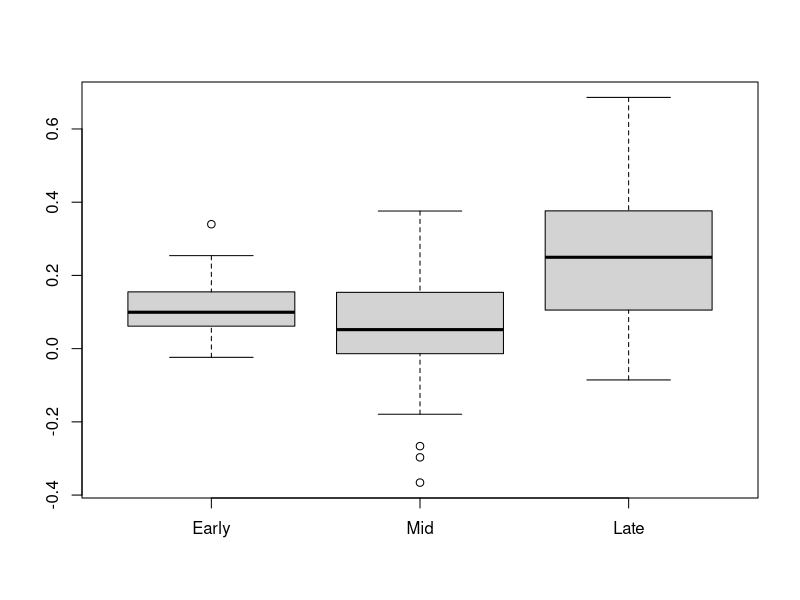
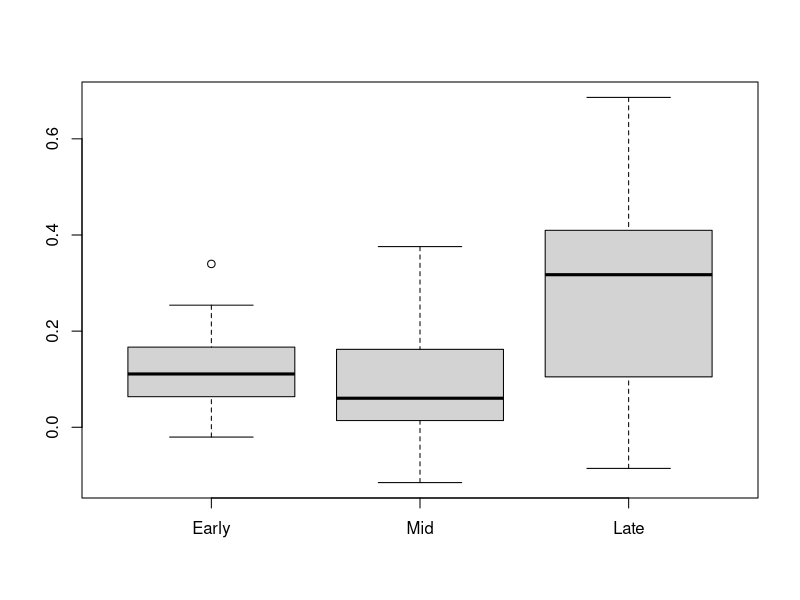
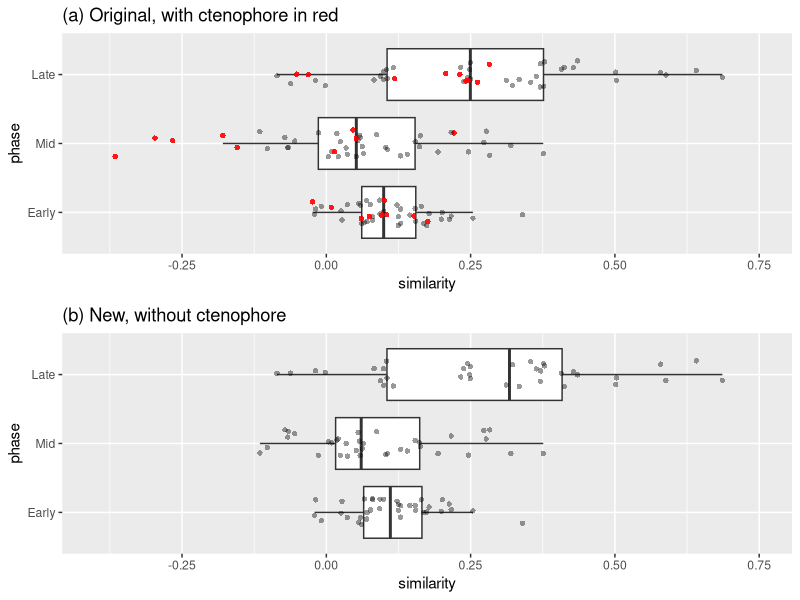
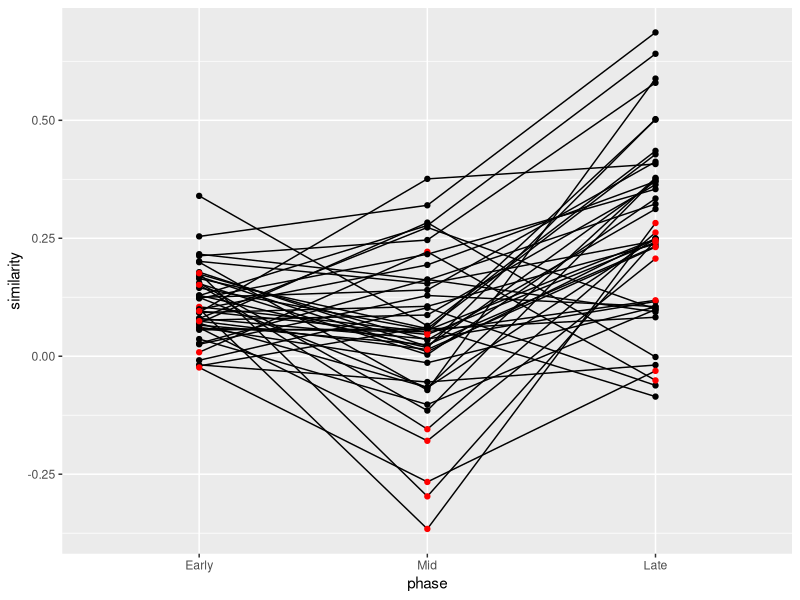
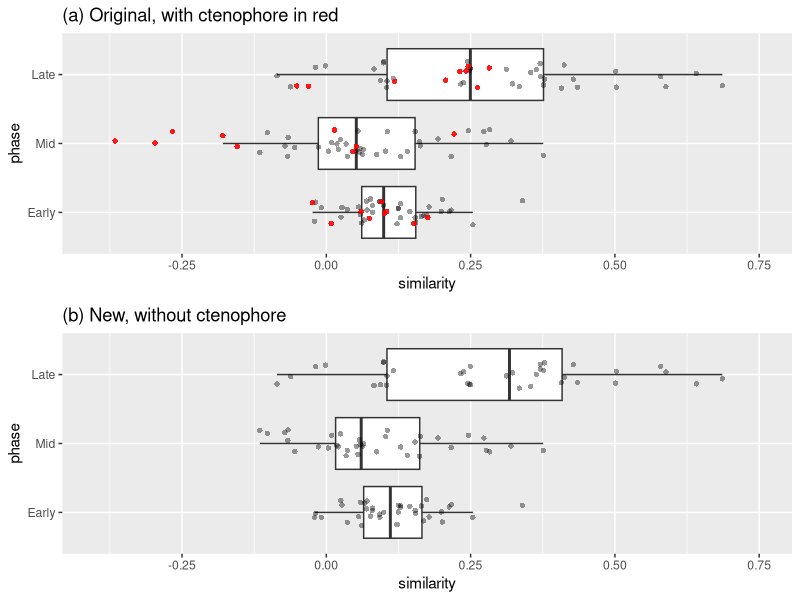

Reproduce these figures in R, in order.
## ---- chunk 1

## ---- chunk 2
D = read.table("data_processed/Figure_4d_data.txt", header=T)

# Replace taxon indeces with taxon names

taxa = c("Porifera", "Nematodes", "Arthropods", "Platyhelminthes", "Tardigrades", "Cnidaria", "Annelides", "Echinodermata", "Chordata", "Ctenophores") # from Figure 4d data.xlsx
D$Species_A = as.factor( sapply(D$Species_A, function(x) taxa[x]) )
D$Species_B = as.factor( sapply(D$Species_B, function(x) taxa[x]) )


boxplot(as.matrix(D[,3:5]))
## ---- chunk 3

# hist(D$Early - D$Mid)
w_early = wilcox.test(D$Early, D$Mid, alternative="greater", paired=T)$p.value

# hist(D$Late - D$Mid)
w_late = wilcox.test(D$Late, D$Mid, alternative="greater", paired=T)$p.value
## ---- chunk 4
D[order(D[,4]),]



## ---- chunk 5
D_no_ct = D[ ((D$Species_A != "Ctenophores") &   (D$Species_B != "Ctenophores")), ]
boxplot(as.matrix(D_no_ct[,3:5]))
wilcox.test(D_no_ct$Early, D_no_ct$Mid, alternative="greater", paired=T)
wilcox.test(D_no_ct$Late, D_no_ct$Mid, alternative="greater", paired=T)

## ---- chunk 6

# Multiple plot function
#
# ggplot objects can be passed in ..., or to plotlist (as a list of ggplot objects)
# - cols:   Number of columns in layout
# - layout: A matrix specifying the layout. If present, 'cols' is ignored.
#
# If the layout is something like matrix(c(1,2,3,3), nrow=2, byrow=TRUE),
# then plot 1 will go in the upper left, 2 will go in the upper right, and
# 3 will go all the way across the bottom.
#
multiplot <- function(..., plotlist=NULL, file, cols=1, layout=NULL) {
  library(grid)

  # Make a list from the ... arguments and plotlist
  plots <- c(list(...), plotlist)

  numPlots = length(plots)

  # If layout is NULL, then use 'cols' to determine layout
  if (is.null(layout)) {
    # Make the panel
    # ncol: Number of columns of plots
    # nrow: Number of rows needed, calculated from # of cols
    layout <- matrix(seq(1, cols * ceiling(numPlots/cols)),
                    ncol = cols, nrow = ceiling(numPlots/cols))
  }

 if (numPlots==1) {
    print(plots[[1]])

  } else {
    # Set up the page
    grid.newpage()
    pushViewport(viewport(layout = grid.layout(nrow(layout), ncol(layout))))

    # Make each plot, in the correct location
    for (i in 1:numPlots) {
      # Get the i,j matrix positions of the regions that contain this subplot
      matchidx <- as.data.frame(which(layout == i, arr.ind = TRUE))

      print(plots[[i]], vp = viewport(layout.pos.row = matchidx$row,
                                      layout.pos.col = matchidx$col))
    }
  }
}

## ---- chunk 7

library(ggplot2)
library(reshape2)
library(grid)

limits=c(-0.4, 0.75)

Dm = melt(D, id=c("Species_A", "Species_B"), variable.name = "phase", value.name = "similarity")
Dm_no_ct = melt(D_no_ct, id=c("Species_A", "Species_B"), variable.name = "phase", value.name = "similarity")

has_cteno = (Dm$Species_A == "Ctenophores") | (Dm$Species_B == "Ctenophores")
alpha = rep(0.4, length(has_cteno))
alpha[has_cteno] = 0.9
color = rep("black", length(has_cteno))
color[has_cteno] = "red"

pa = ggplot(Dm, aes(phase, similarity)) +
    geom_boxplot(outlier.shape=NA)+ # Outliers are drawn in bellow with jitter, so supress them here so they aren't duplicated
    scale_y_continuous(limits=limits) +
    geom_jitter(shape=16, position=position_jitter(0.2), alpha=alpha, color=color)

pa = pa + coord_flip() + ggtitle("(a) Original, with ctenophore in red")


pb = ggplot(Dm_no_ct, aes(phase, similarity)) +
    geom_boxplot(outlier.shape=NA)+ # Outliers are drawn in bellow with jitter, so supress them here so they aren't duplicated
    scale_y_continuous(limits=limits) +
    geom_jitter(shape=16, position=position_jitter(0.2), alpha=0.4)

pb = pb + coord_flip() + ggtitle("(b) New, without ctenophore")

#pa
#ggplotly()

multiplot(pa, pb, cols=1)

pdf("Figure_levin_raw.pdf", width=4, height=4)
multiplot(pa, pb, cols=1)
dev.off()

# Plots without points
pa = ggplot(Dm, aes(phase, similarity)) + geom_boxplot()  + ggtitle("(a) Original, with ctenophore") + scale_y_continuous(limits=limits) + coord_flip()
pb = ggplot(Dm_no_ct, aes(phase, similarity)) + geom_boxplot() + ggtitle("(b) New, without ctenophore") +  scale_y_continuous(limits=limits) + coord_flip() 
#multiplot(pa, pb, cols=1)

## ---- chunk 8


ggplot(data=Dm, aes(x=phase,y=similarity, group=interaction(Species_A, Species_B), text=paste(Species_A, Species_B, sep="-")))  + geom_line(size=0.5) + geom_point(color=color)

inverse_hourglass = D[ (D$Mid<D$Early) & (D$Mid < D$Late),]


## ---- chunk 9

inverse_hourglass

table(c(as.character(inverse_hourglass$Species_A), as.character(inverse_hourglass$Species_B)))

## ---- chunk 10
Phase = as.matrix(read.table("data_processed/Figure_4c_mode.txt", header=T))
Ortho = as.matrix(read.table("data_processed/Figure_4c_orthology.txt", header=T))

dim(Phase)
dim(Ortho)
## ---- chunk 11
sum((Phase>0) != (Ortho>0))

table(Phase)

nrow(Phase[rowSums(Phase)>0,]) # number of nonzero rows

## ---- chunk 12
# Sample the columns for these two species
DC = Phase[,c(2,3)]
colnames(DC)

# sample only rows that have phase annotations for both

DC = DC[(DC[,1]>0) & (DC[,2]>0),]
nrow(DC)
## ---- chunk 13
colnames(DC)[1]
ce = table(DC[,1])/sum(table(DC[,1]))
ce
## ---- chunk 14
colnames(DC)[2]
dm = table(DC[,2])/sum(table(DC[,2]))
dm
## ---- chunk 15
expected = dm * ce

observed = c( sum(DC[,1] ==1 & DC[,2] ==1), sum(DC[,1] ==2 & DC[,2] ==2), sum(DC[,1] ==3 & DC[,2] ==3) )
observed = observed / nrow(DC)
observed

observed/expected

log(observed/expected, 2) # have not yet verified the base

## ---- chunk 16
	sessionInfo()
